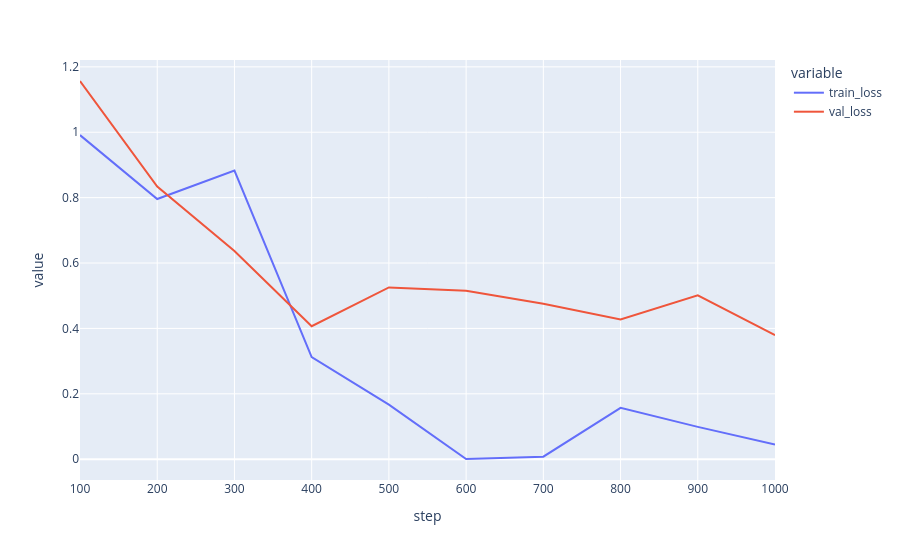

Here is the notebook cell this chart was saved with:
### Code cell
optimizer = torch.optim.AdamW(model.parameters(), lr=5e-4)
model.to(device).train()
mask_id = torch.tensor(model.mask_token_id, device=device)

history = []

out: DiffusionTransformerLM.Output
train_stream = itertools.cycle(train_dataloader)
train_stream = itertools.islice(train_stream, 1000+1)
p = 0.5
rng = random.Random(42)

for step, (x_0,) in enumerate(train_stream, start=1):
    x_0 = x_0.to(device)
    t = torch.rand(x_0.shape[0], device=device) * 1.05
    t = torch.clamp(t, max=1.0)
    x_t, mask = q_sample(x_0, t, mask_id)  # (B, L), (B, L) bool
    x_t[:, 0] = model.bos_token_id
    x_t[:, 1] = x_0[:, 1]  # always reveal the second token to make the task easier for the model
    x_t[:, 2] = x_0[:, 2]  # always reveal the third token to make the task easier for the model

    # loopholing
    if rng.random() < p:
        with torch.no_grad():
            h = model(x_t, t, h=None).x_out.detach()
    else:
        h = None

    out = model(x_t, t, h=h)                                 # logits: (B, L, V)
    loss = F.cross_entropy(out.logits[mask], x_0[mask])   # only masked positions

    optimizer.zero_grad()
    loss.backward()
    torch.nn.utils.clip_grad_norm_(model.parameters(), 1.0)
    optimizer.step()
    train_loss = loss
    
    if step % 100 == 0:
        model.eval()
        x_0 = valid_data.to(device)
        t = torch.rand(x_0.shape[0], device=device) * 1.05
        t = torch.clamp(t, max=1.0)
        x_t, mask = q_sample(x_0, t, mask_id)
        x_t[:, 0] = model.bos_token_id
        with torch.no_grad():
            out = model(x_t, t, h=None)
            val_loss = F.cross_entropy(out.logits[mask], x_0[mask])
        history.append({
            "step": step,
            "train_loss": train_loss.item(),
            "val_loss": val_loss.item(),
        })
        IPython.display.clear_output(wait=True)
        plotly.express.line(pd.DataFrame(history), x="step", y=["train_loss", "val_loss"]).show()
        model.train()

### Figure 1 — Plotly figure (JSON) as saved in the notebook; plotly's stock layout.template omitted (floating-point values rounded to 4 significant figures)
{"data": [{"hovertemplate": "variable=train_loss<br>step=%{x}<br>value=%{y}<extra></extra>", "legendgroup": "train_loss", "line": {"color": "#636efa", "dash": "solid"}, "marker": {"symbol": "circle"}, "mode": "lines", "name": "train_loss", "orientation": "v", "showlegend": true, "type": "scatter", "x": [100, 200, 300, 400, 500, 600, 700, 800, 900, 1000], "xaxis": "x", "y": [0.9913, 0.7957, 0.8829, 0.3121, 0.1669, 0.0006362, 0.00785, 0.1573, 0.09892, 0.0447], "yaxis": "y"}, {"hovertemplate": "variable=val_loss<br>step=%{x}<br>value=%{y}<extra></extra>", "legendgroup": "val_loss", "line": {"color": "#EF553B", "dash": "solid"}, "marker": {"symbol": "circle"}, "mode": "lines", "name": "val_loss", "orientation": "v", "showlegend": true, "type": "scatter", "x": [100, 200, 300, 400, 500, 600, 700, 800, 900, 1000], "xaxis": "x", "y": [1.157, 0.8339, 0.637, 0.4066, 0.5254, 0.5154, 0.4757, 0.4272, 0.5011, 0.3794], "yaxis": "y"}], "layout": {"legend": {"title": {"text": "variable"}, "tracegroupgap": 0}, "margin": {"t": 60}, "xaxis": {"anchor": "y", "domain": [0, 1], "title": {"text": "step"}}, "yaxis": {"anchor": "x", "domain": [0, 1], "title": {"text": "value"}}}}
